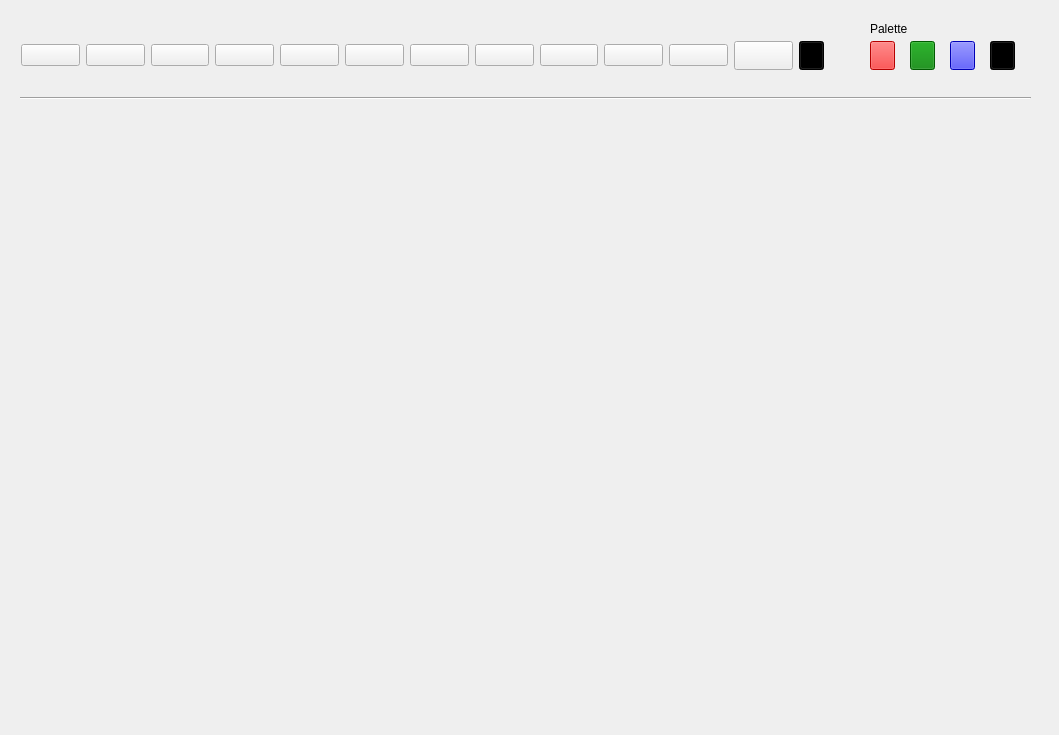
<?xml version="1.0" encoding="UTF-8"?>
<ui version="4.0">
 <class>PaintWidget</class>
 <widget class="QWidget" name="PaintWidget">
  <property name="geometry">
   <rect>
    <x>0</x>
    <y>0</y>
    <width>1059</width>
    <height>735</height>
   </rect>
  </property>
  <property name="minimumSize">
   <size>
    <width>1059</width>
    <height>0</height>
   </size>
  </property>
  <property name="maximumSize">
   <size>
    <width>1059</width>
    <height>16777215</height>
   </size>
  </property>
  <property name="windowTitle">
   <string>PaintWidget</string>
  </property>
  <widget class="QFrame" name="frame">
   <property name="geometry">
    <rect>
     <x>10</x>
     <y>10</y>
     <width>1021</width>
     <height>91</height>
    </rect>
   </property>
   <property name="minimumSize">
    <size>
     <width>1021</width>
     <height>0</height>
    </size>
   </property>
   <property name="maximumSize">
    <size>
     <width>1021</width>
     <height>16777215</height>
    </size>
   </property>
   <property name="contextMenuPolicy">
    <enum>Qt::DefaultContextMenu</enum>
   </property>
   <layout class="QHBoxLayout" name="horizontalLayout">
    <item>
     <widget class="QPushButton" name="btnRect">
      <property name="text">
       <string/>
      </property>
      <property name="icon">
       <iconset resource="QtTestTask.qrc">
        <normaloff>:/QtTestTask/Resources/Editing-Rectangle-icon.png</normaloff>:/QtTestTask/Resources/Editing-Rectangle-icon.png</iconset>
      </property>
      <property name="checkable">
       <bool>true</bool>
      </property>
      <attribute name="buttonGroup">
       <string notr="true">buttonGroup</string>
      </attribute>
     </widget>
    </item>
    <item>
     <widget class="QPushButton" name="btnCircle">
      <property name="text">
       <string/>
      </property>
      <property name="icon">
       <iconset resource="QtTestTask.qrc">
        <normaloff>:/QtTestTask/Resources/circle-png-circle-png-hd-1600.png</normaloff>:/QtTestTask/Resources/circle-png-circle-png-hd-1600.png</iconset>
      </property>
      <property name="checkable">
       <bool>true</bool>
      </property>
      <attribute name="buttonGroup">
       <string notr="true">buttonGroup</string>
      </attribute>
     </widget>
    </item>
    <item>
     <widget class="QPushButton" name="btnLine">
      <property name="text">
       <string/>
      </property>
      <property name="icon">
       <iconset resource="QtTestTask.qrc">
        <normaloff>:/QtTestTask/Resources/Editing-Line-icon.png</normaloff>:/QtTestTask/Resources/Editing-Line-icon.png</iconset>
      </property>
      <property name="checkable">
       <bool>true</bool>
      </property>
      <attribute name="buttonGroup">
       <string notr="true">buttonGroup</string>
      </attribute>
     </widget>
    </item>
    <item>
     <widget class="QPushButton" name="btnUndo">
      <property name="text">
       <string/>
      </property>
      <property name="icon">
       <iconset resource="QtTestTask.qrc">
        <normaloff>:/QtTestTask/Resources/undo-1-256x256.png</normaloff>:/QtTestTask/Resources/undo-1-256x256.png</iconset>
      </property>
      <property name="checkable">
       <bool>true</bool>
      </property>
      <attribute name="buttonGroup">
       <string notr="true">buttonGroup</string>
      </attribute>
     </widget>
    </item>
    <item>
     <widget class="QPushButton" name="btnRedo">
      <property name="text">
       <string/>
      </property>
      <property name="icon">
       <iconset resource="QtTestTask.qrc">
        <normaloff>:/QtTestTask/Resources/redo-1.png</normaloff>:/QtTestTask/Resources/redo-1.png</iconset>
      </property>
      <property name="checkable">
       <bool>true</bool>
      </property>
      <attribute name="buttonGroup">
       <string notr="true">buttonGroup</string>
      </attribute>
     </widget>
    </item>
    <item>
     <widget class="QPushButton" name="btnSelect">
      <property name="text">
       <string/>
      </property>
      <property name="icon">
       <iconset resource="QtTestTask.qrc">
        <normaloff>:/QtTestTask/Resources/1608561.png</normaloff>:/QtTestTask/Resources/1608561.png</iconset>
      </property>
      <property name="checkable">
       <bool>true</bool>
      </property>
      <attribute name="buttonGroup">
       <string notr="true">buttonGroup</string>
      </attribute>
     </widget>
    </item>
    <item>
     <widget class="QPushButton" name="btnMove">
      <property name="text">
       <string/>
      </property>
      <property name="icon">
       <iconset resource="QtTestTask.qrc">
        <normaloff>:/QtTestTask/Resources/move-shift-861781.png</normaloff>:/QtTestTask/Resources/move-shift-861781.png</iconset>
      </property>
      <property name="checkable">
       <bool>true</bool>
      </property>
      <attribute name="buttonGroup">
       <string notr="true">buttonGroup</string>
      </attribute>
     </widget>
    </item>
    <item>
     <widget class="QPushButton" name="btnDelete">
      <property name="text">
       <string/>
      </property>
      <property name="icon">
       <iconset resource="QtTestTask.qrc">
        <normaloff>:/QtTestTask/Resources/delete128.png</normaloff>:/QtTestTask/Resources/delete128.png</iconset>
      </property>
      <property name="checkable">
       <bool>true</bool>
      </property>
      <attribute name="buttonGroup">
       <string notr="true">buttonGroup</string>
      </attribute>
     </widget>
    </item>
    <item>
     <widget class="QPushButton" name="btnZoomIn">
      <property name="text">
       <string/>
      </property>
      <property name="icon">
       <iconset resource="QtTestTask.qrc">
        <normaloff>:/QtTestTask/Resources/zoom_in_37748.png</normaloff>:/QtTestTask/Resources/zoom_in_37748.png</iconset>
      </property>
      <property name="checkable">
       <bool>true</bool>
      </property>
      <attribute name="buttonGroup">
       <string notr="true">buttonGroup</string>
      </attribute>
     </widget>
    </item>
    <item>
     <widget class="QPushButton" name="btnZoomOut">
      <property name="text">
       <string/>
      </property>
      <property name="icon">
       <iconset resource="QtTestTask.qrc">
        <normaloff>:/QtTestTask/Resources/zoom-out-85-795515.png</normaloff>:/QtTestTask/Resources/zoom-out-85-795515.png</iconset>
      </property>
      <property name="checkable">
       <bool>true</bool>
      </property>
      <attribute name="buttonGroup">
       <string notr="true">buttonGroup</string>
      </attribute>
     </widget>
    </item>
    <item>
     <widget class="QPushButton" name="btnZoomAll">
      <property name="text">
       <string/>
      </property>
      <property name="icon">
       <iconset resource="QtTestTask.qrc">
        <normaloff>:/QtTestTask/Resources/zoomAll.png</normaloff>:/QtTestTask/Resources/zoomAll.png</iconset>
      </property>
      <property name="checkable">
       <bool>true</bool>
      </property>
      <attribute name="buttonGroup">
       <string notr="true">buttonGroup</string>
      </attribute>
     </widget>
    </item>
    <item>
     <widget class="QPushButton" name="btnMoveFrame">
      <property name="maximumSize">
       <size>
        <width>82</width>
        <height>29</height>
       </size>
      </property>
      <property name="text">
       <string/>
      </property>
      <property name="icon">
       <iconset resource="QtTestTask.qrc">
        <normaloff>:/QtTestTask/Resources/Maushand.png</normaloff>:/QtTestTask/Resources/Maushand.png</iconset>
      </property>
      <property name="iconSize">
       <size>
        <width>40</width>
        <height>40</height>
       </size>
      </property>
      <property name="checkable">
       <bool>true</bool>
      </property>
      <property name="default">
       <bool>false</bool>
      </property>
      <attribute name="buttonGroup">
       <string notr="true">buttonGroup</string>
      </attribute>
     </widget>
    </item>
    <item>
     <widget class="QPushButton" name="activeColorBtn">
      <property name="maximumSize">
       <size>
        <width>25</width>
        <height>29</height>
       </size>
      </property>
      <property name="autoFillBackground">
       <bool>false</bool>
      </property>
      <property name="styleSheet">
       <string notr="true">QPushButton{
background: black;
}</string>
      </property>
      <property name="text">
       <string/>
      </property>
      <property name="iconSize">
       <size>
        <width>40</width>
        <height>40</height>
       </size>
      </property>
      <property name="checkable">
       <bool>false</bool>
      </property>
      <property name="default">
       <bool>false</bool>
      </property>
      <attribute name="buttonGroup">
       <string notr="true">buttonGroup</string>
      </attribute>
     </widget>
    </item>
    <item>
     <spacer name="horizontalSpacer">
      <property name="orientation">
       <enum>Qt::Horizontal</enum>
      </property>
      <property name="sizeType">
       <enum>QSizePolicy::Fixed</enum>
      </property>
      <property name="sizeHint" stdset="0">
       <size>
        <width>30</width>
        <height>20</height>
       </size>
      </property>
     </spacer>
    </item>
    <item>
     <widget class="QWidget" name="widget" native="true">
      <property name="minimumSize">
       <size>
        <width>160</width>
        <height>0</height>
       </size>
      </property>
      <widget class="QPushButton" name="redColorBtn">
       <property name="geometry">
        <rect>
         <x>10</x>
         <y>20</y>
         <width>25</width>
         <height>29</height>
        </rect>
       </property>
       <property name="maximumSize">
        <size>
         <width>25</width>
         <height>29</height>
        </size>
       </property>
       <property name="autoFillBackground">
        <bool>false</bool>
       </property>
       <property name="styleSheet">
        <string notr="true">QPushButton{
background: red;
}</string>
       </property>
       <property name="text">
        <string/>
       </property>
       <property name="iconSize">
        <size>
         <width>40</width>
         <height>40</height>
        </size>
       </property>
       <property name="checkable">
        <bool>false</bool>
       </property>
       <property name="default">
        <bool>false</bool>
       </property>
       <attribute name="buttonGroup">
        <string notr="true">buttonGroup</string>
       </attribute>
      </widget>
      <widget class="QPushButton" name="greenColorBtn">
       <property name="geometry">
        <rect>
         <x>50</x>
         <y>20</y>
         <width>25</width>
         <height>29</height>
        </rect>
       </property>
       <property name="maximumSize">
        <size>
         <width>25</width>
         <height>29</height>
        </size>
       </property>
       <property name="autoFillBackground">
        <bool>false</bool>
       </property>
       <property name="styleSheet">
        <string notr="true">QPushButton{
background: green;
}</string>
       </property>
       <property name="text">
        <string/>
       </property>
       <property name="iconSize">
        <size>
         <width>40</width>
         <height>40</height>
        </size>
       </property>
       <property name="checkable">
        <bool>false</bool>
       </property>
       <property name="default">
        <bool>false</bool>
       </property>
      </widget>
      <widget class="QPushButton" name="blackColorBtn">
       <property name="geometry">
        <rect>
         <x>130</x>
         <y>20</y>
         <width>25</width>
         <height>29</height>
        </rect>
       </property>
       <property name="maximumSize">
        <size>
         <width>25</width>
         <height>29</height>
        </size>
       </property>
       <property name="autoFillBackground">
        <bool>false</bool>
       </property>
       <property name="styleSheet">
        <string notr="true">QPushButton{
background: black;
}</string>
       </property>
       <property name="text">
        <string/>
       </property>
       <property name="iconSize">
        <size>
         <width>40</width>
         <height>40</height>
        </size>
       </property>
       <property name="checkable">
        <bool>false</bool>
       </property>
       <property name="default">
        <bool>false</bool>
       </property>
      </widget>
      <widget class="QPushButton" name="blueColorBtn">
       <property name="geometry">
        <rect>
         <x>90</x>
         <y>20</y>
         <width>25</width>
         <height>29</height>
        </rect>
       </property>
       <property name="maximumSize">
        <size>
         <width>25</width>
         <height>29</height>
        </size>
       </property>
       <property name="autoFillBackground">
        <bool>false</bool>
       </property>
       <property name="styleSheet">
        <string notr="true">QPushButton{
background: blue;
}</string>
       </property>
       <property name="text">
        <string/>
       </property>
       <property name="iconSize">
        <size>
         <width>40</width>
         <height>40</height>
        </size>
       </property>
       <property name="checkable">
        <bool>false</bool>
       </property>
       <property name="default">
        <bool>false</bool>
       </property>
      </widget>
      <widget class="QLabel" name="label">
       <property name="geometry">
        <rect>
         <x>10</x>
         <y>0</y>
         <width>55</width>
         <height>16</height>
        </rect>
       </property>
       <property name="text">
        <string>Palette</string>
       </property>
      </widget>
     </widget>
    </item>
   </layout>
  </widget>
  <widget class="QWidget" name="drawWidget" native="true">
   <property name="geometry">
    <rect>
     <x>20</x>
     <y>129</y>
     <width>1021</width>
     <height>591</height>
    </rect>
   </property>
   <property name="minimumSize">
    <size>
     <width>1021</width>
     <height>0</height>
    </size>
   </property>
   <property name="maximumSize">
    <size>
     <width>1021</width>
     <height>16777215</height>
    </size>
   </property>
  </widget>
  <widget class="Line" name="line">
   <property name="geometry">
    <rect>
     <x>20</x>
     <y>90</y>
     <width>1011</width>
     <height>16</height>
    </rect>
   </property>
   <property name="orientation">
    <enum>Qt::Horizontal</enum>
   </property>
  </widget>
 </widget>
 <layoutdefault spacing="6" margin="11"/>
 <resources>
  <include location="QtTestTask.qrc"/>
 </resources>
 <connections/>
 <buttongroups>
  <buttongroup name="buttonGroup"/>
 </buttongroups>
</ui>
